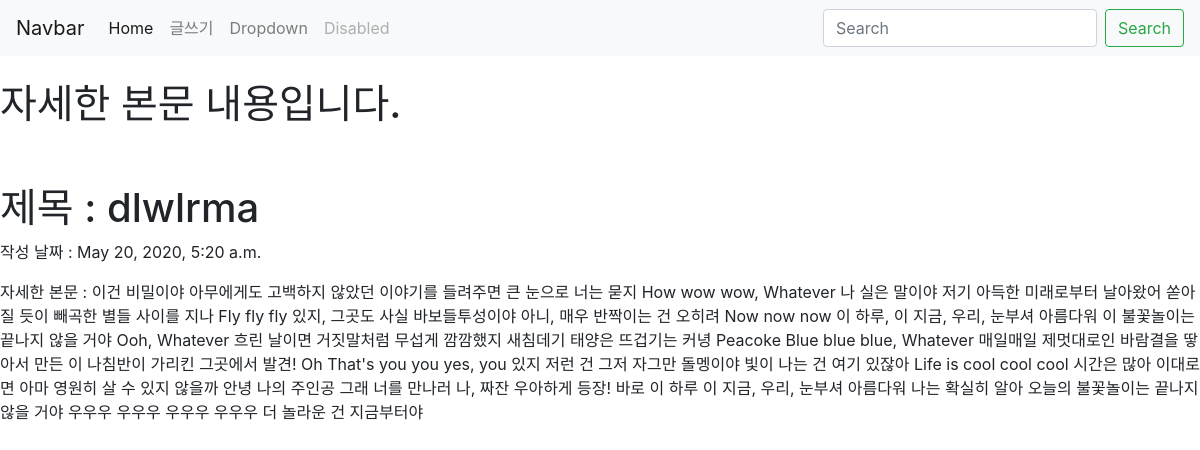
Page /blog/3 on the committed database.
### blog/models.py (models this page shows, shortened)
class Blog(models.Model):
    title=models.CharField(max_length=200)
    pub_date=models.DateTimeField('date published')
    body=models.TextField()

### blog/views.py (the view)
# urls.py: path('blog/<int:blog_id>',blog.views.detail, name='detail'),
def detail(request, blog_id):
    blog_detail=get_object_or_404(Blog, pk=blog_id)
    return render(request, 'detail.html', {'blog':blog_detail})

### blog/templates/detail.html (shortened to what this page needs)
<head>
    <link rel="stylesheet" href="https://stackpath.bootstrapcdn.com/bootstrap/4.5.0/css/bootstrap.min.css">
</head>
<body>
    <nav class="navbar navbar-expand-lg navbar-light bg-light">
        <a class="navbar-brand" href="#">Navbar</a>
        <div class="collapse navbar-collapse" id="navbarSupportedContent">
          <ul class="navbar-nav mr-auto">
            <li class="nav-item active">
              <a class="nav-link" href="http://127.0.0.1:8000/">Home <span class="sr-only">(current)</span></a>
            </li>
            <li class="nav-item">
              <a class="nav-link" href="{% url 'new' %}">글쓰기</a>
            </li>
            <li class="nav-item">
              <a class="nav-link" href="{% url 'portfolio' %}">Dropdown</a>
            </li>
            <li class="nav-item">
              <a class="nav-link disabled" href="#" tabindex="-1" aria-disabled="true">Disabled</a>
            </li>
          </ul>
          <form class="form-inline my-2 my-lg-0">
            <input class="form-control mr-sm-2" type="search" placeholder="Search" aria-label="Search">
            <button class="btn btn-outline-success my-2 my-sm-0" type="submit">Search</button>
          </form>
        </div>
      </nav>
  <br>
    <h1> 자세한 본문 내용입니다. </h1>
    <br><br>
    <h1> 제목 :  {{blog.title}}</h1>
    <p> 작성 날짜 : {{blog.pub_date}}</p>
    <p> 자세한 본문 : {{blog.body}}</p>
</body>

### rows in the picture
Blog: title "dlwlrma", pub_date "May 20, 2020, 5:20 a.m.", body "이건 비밀이야 아무에게도 고백하지 않았던 이야기를 들려주면 큰 눈으로 너는 묻지 How wow wow, Whatever 나 실은 말이야 저기 아득한 미래로부터 날아왔어 쏟아질 듯이 빼곡한 별들 사이를 지나 Fly fly fly 있지, 그곳도 사실 바보들투성이야 아니, 매우 반짝이는 건 오히려 Now now now 이 하루, 이 지금, 우리, 눈부셔 아름다워 이 불꽃놀이는 끝나지 않을 거야 Ooh, Whatever 흐린 날이면 거짓말처럼 무섭게 깜깜했지 새침데기 태양은 뜨겁기는 커녕 Peacoke Blue blue blue, Whatever 매일매일 제멋대로인 바람결을 땋아서 만든 이 나침반이 가리킨 그곳에서 발견! Oh That's you you yes, you 있지 저런 건 그저 자그만 돌멩이야 빛이 나는 건 여기 있잖아 Life is cool cool cool 시간은 많아 이대로면 아마 영원히 살 수 있지 않을까 안녕 나의 주인공 그래 너를 만나러 나, 짜잔 우아하게 등장! 바로 이 하루 이 지금, 우리, 눈부셔 아름다워 나는 확실히 알아 오늘의 불꽃놀이는 끝나지 않을 거야 우우우 우우우 우우우 우우우 더 놀라운 건 지금부터야"
